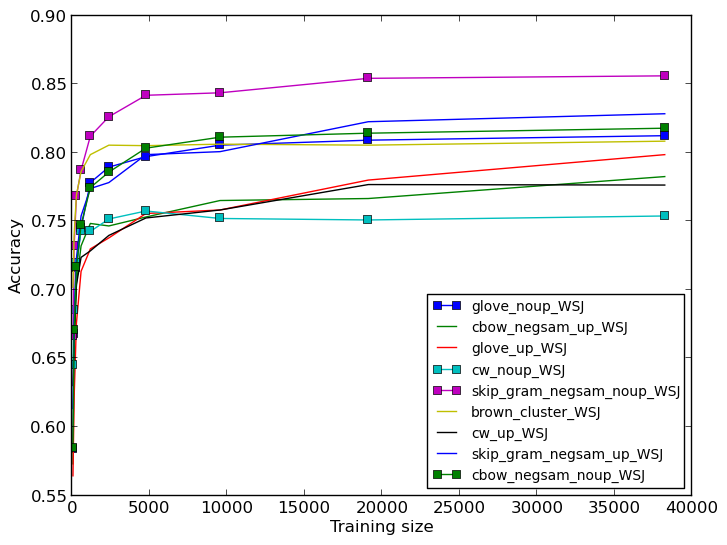

This chart was generated by the following Python code:
#!/usr/bin/python
from pylab import *
from natsort import natsorted
import re
import os
import glob
import array
import fnmatch
import numpy as np
import sys, getopt
import matplotlib.pyplot as plt

try:
	opts, args = getopt.getopt(sys.argv[1:],"hi:o:",["ifolder=","ofile="])
except getopt.GetoptError:
	print 'script.py -i <inputfolder> -o <outputfile>'
	sys.exit(2)
for opt, arg in opts:
	if opt == '-h':
		print 'XX.py -i <inputfolder> -o <outputfile>'
		sys.exit()
	elif opt in ("-i", "--ifolder"):
		inputfolder = arg
	elif opt in ("-o", "--ofile"):
        	outputfile = arg

print 'Input folder is:', inputfolder
print 'Output file is:', outputfile

x = []
y = []
z = []
xv = []
yv = []
zv = []
label = ''
marker = ''
linestyle = '-'
noupMarker = 's'
legParams = {'legend.fontsize': 10,
          'legend.linewidth': 0.4}

alist_filter = ['brown_cluster_v4000_best.txt', 
	'cbow_negsam_noupdated_best.txt', 
	'cbow_negsam_updated_incretuneparam.txt', 
	'cw_noupdated_best.txt', 
	'cw_updated_incretuneparam.txt', 
	'unigram_best.txt', 
	'glove_noupdated_best.txt', 
	'glove_updated_incretuneparam.txt', 
	'skip_gram_negsam_noupdated_best.txt', 
	'skip_gram_negsam_updated_incretuneparam.txt']

walk_dir = inputfolder
for root, subdirs, files in os.walk(walk_dir):
	print('--\nroot = ' + root)
	for subdir in subdirs:
		print('\t- subdirectory ' + subdir)			
	for filename in files:  		
		if filename in alist_filter:
			if re.match("unigram_best.txt", filename): label = "unigram"
			if re.match("glove_noupdated_best.txt", filename):
				marker = noupMarker
				label = "glove_noup"
			if re.match("glove_updated_incretuneparam.txt", filename): label = "glove_up"
			elif re.match("cbow_negsam_noupdated_best.txt", filename):
				marker = noupMarker
				label = "cbow_negsam_noup"
			elif re.match("cbow_negsam_updated_incretuneparam.txt", filename): label = "cbow_negsam_up"
			elif re.match("skip_gram_negsam_noupdated_best.txt", filename):
				marker = noupMarker
				label = "skip_gram_negsam_noup"
			elif re.match("skip_gram_negsam_updated_incretuneparam.txt", filename):
				label = "skip_gram_negsam_up"
			elif re.match("cw_updated_incretuneparam.txt", filename): label = "cw_up"
			elif re.match("cw_noupdated_best.txt", filename):
				marker = noupMarker
				label = "cw_noup"	
			elif re.match("brown_cluster_v4000_best.txt", filename): label = "brown_cluster"
			filePath = os.path.join(root, filename)
			print('\t- file %s (full path: %s)' % (filename, filePath))
			with open(filePath, 'rb') as f:
			        lines = f.readlines()
				f.close	
				# check the column title
				titleLine = lines[0]
				t = titleLine.split()				
				# print('column title:', t[177])		# EngWebTreebank_out-of-vocabulary_Accuracy
				print('column title 2:', t[274])	# in domain WSJ_out-of-vocabulary_Accuracy
				# skip the first row with the titles
				for line in lines[1:]: 
					p = line.split()	
					x.append(float(p[0]))				
				#	y.append(float(p[177]))
					z.append(float(p[274]))
				# convert to numpy array
				print('x ', x)						
				#print('y ', y)			
				print('z', z) 
				xv = np.array(x)
				#yv = np.array(y)
				zv = np.array(z)
				#plt.plot(xv, yv, label = label + '_' + t[177].replace('_out-of-vocabulary_Accuracy', ''))
				plt.plot(xv, zv, label = label + '_' + t[274].replace('_out-of-vocabulary_Accuracy', ''), linestyle=linestyle, marker=marker)					
				x = []
				y = []
				z = []
				xv = []
				#yv = []
				zv = []
				label = ''
				marker = ''
	
plt.xlabel('Training size')
plt.ylabel('Accuracy')

plt.rcParams.update(legParams)
plt.legend(loc='lower right')
savefig(outputfile, bbox_inches='tight')
#plt.show()
